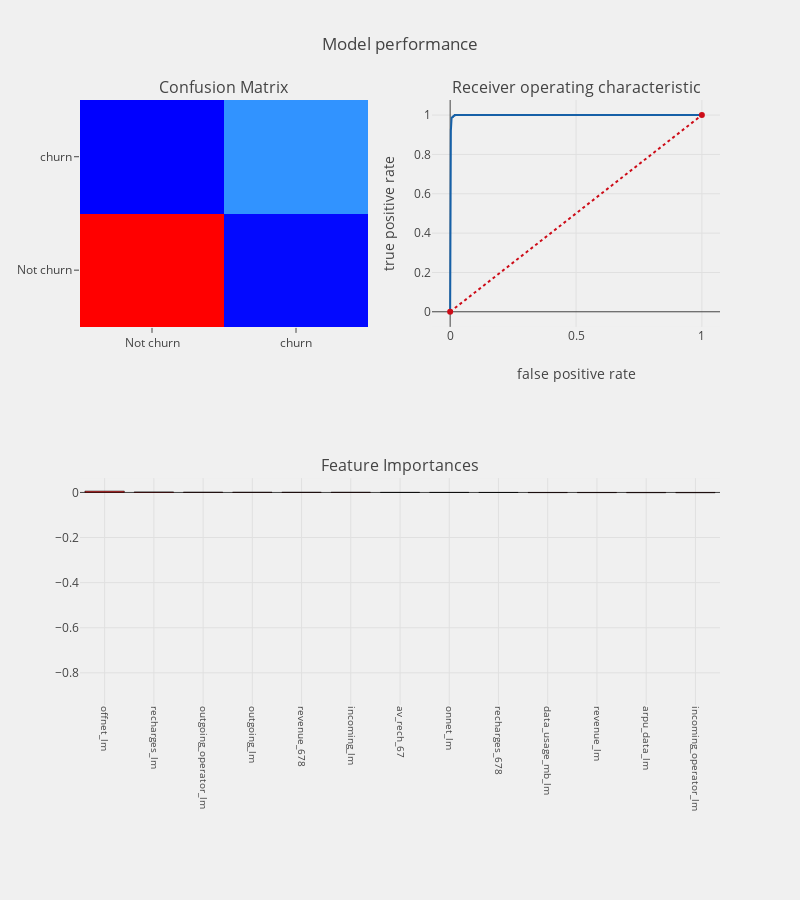

This figure's notebook cell:
### Code cell
from sklearn.feature_selection import RFE

logit = LogisticRegression()

rfe = RFE(logreg)
rfe = rfe.fit(X,y)

# get supported feature columns.
X1 = X.iloc[:, rfe.support_]
features = list( X1.columns) 

#separating train and test data
train_rf_X = X[features]
train_rf_Y = y
test_rf_X  = test[features]
test_rf_Y  = test['churn']

logit_rfe = LogisticRegression(C=1.0, class_weight=None, dual=False, fit_intercept=True,
          intercept_scaling=1, max_iter=100, multi_class='ovr', n_jobs=1,
          penalty='l2', random_state=None, solver='liblinear', tol=0.0001,
          verbose=0, warm_start=False)
#applying model
telecom_churn_prediction(logit,X_train,X_test,y_train,y_test,
                         features,"coefficients")

### Figure 1 — Plotly figure (JSON) as saved in the notebook; plotly's stock layout.template omitted (floating-point values rounded to 4 significant figures)
{"data": [{"colorscale": "Picnic", "name": "matrix", "showscale": false, "type": "heatmap", "uid": "1b2c3aef-b5a6-4f79-813e-5eb6279db013", "x": ["Not churn", "churn"], "xaxis": "x", "y": ["Not churn", "churn"], "yaxis": "y", "z": [[8126, 57], [10, 791]]}, {"line": {"color": "rgb(22, 96, 167)", "width": 2}, "name": "Roc : 0.9902749724887152", "type": "scatter", "uid": "6ef4ff9a-1d68-4a54-8224-06eb291fe32a", "x": [0, 0, 0, 0.0001222, 0.0001222, 0.0002444, 0.0002444, 0.0003666, 0.0003666, 0.0004888, 0.0004888, 0.000611, 0.000611, 0.0007332, 0.0007332, 0.0008554, 0.0008554, 0.0009776, 0.0009776, 0.0011, 0.0011, 0.001222, 0.001222, 0.001344, 0.001344, 0.001466, 0.001466, 0.001589, 0.001589, 0.001711, 0.001711, 0.001833, 0.001833, 0.001955, 0.001955, 0.002077, 0.002077, 0.0022, 0.0022, 0.002322, 0.002322, 0.002444, 0.002444, 0.002566, 0.002566, 0.002689, 0.002689, 0.002811, 0.002811, 0.003055, 0.003055, 0.003177, 0.003177, 0.0033, 0.0033, 0.003422, 0.003422, 0.003788, 0.003788, 0.003911, 0.003911, 0.004033, 0.004033, 0.004644, 0.004644, 0.00501, 0.00501, 0.005133, 0.005133, 0.005377, 0.005377, 0.005499, 0.005499, 0.005621, 0.005621, 0.005744, 0.005744, 0.006843, 0.006843, 0.00721, 0.00721, 0.009043, 0.009043, 0.01124, 0.01124, 0.01185, 0.01185, 0.0121, 0.0121, 0.0132, 0.0132, 0.01528, 0.01528, 0.01601, 0.01601, 0.01809, 0.01809, 0.01833, 0.01833, 0.4107, 1], "xaxis": "x2", "y": [0, 0.001248, 0.1623, 0.1623, 0.1723, 0.1723, 0.372, 0.372, 0.3783, 0.3783, 0.5218, 0.5218, 0.5543, 0.5543, 0.6055, 0.6055, 0.6167, 0.6167, 0.628, 0.628, 0.6729, 0.6729, 0.6792, 0.6792, 0.7191, 0.7191, 0.7341, 0.7341, 0.7453, 0.7453, 0.7503, 0.7503, 0.7603, 0.7603, 0.7978, 0.7978, 0.834, 0.834, 0.8939, 0.8939, 0.9026, 0.9026, 0.9076, 0.9076, 0.9101, 0.9101, 0.9126, 0.9126, 0.9251, 0.9251, 0.9338, 0.9338, 0.9463, 0.9463, 0.9488, 0.9488, 0.9551, 0.9551, 0.9588, 0.9588, 0.965, 0.965, 0.9675, 0.9675, 0.9713, 0.9713, 0.9725, 0.9725, 0.975, 0.975, 0.9763, 0.9763, 0.9775, 0.9775, 0.985, 0.985, 0.9863, 0.9863, 0.9875, 0.9875, 0.9888, 0.9888, 0.99, 0.99, 0.9913, 0.9913, 0.9925, 0.9925, 0.9938, 0.9938, 0.995, 0.995, 0.9963, 0.9963, 0.9975, 0.9975, 0.9988, 0.9988, 1, 1, 1], "yaxis": "y2"}, {"line": {"color": "rgb(205, 12, 24)", "dash": "dot", "width": 2}, "type": "scatter", "uid": "ac1b0999-0a48-4980-aed0-6388f9ef3ab8", "x": [0, 1], "xaxis": "x2", "y": [0, 1], "yaxis": "y2"}, {"marker": {"color": [0.01319, 0.01099, 0.01018, 0.005839, 0.002275, 0.001291, 0.001073, 0.0009043, 0.0007768, 0.0001635, 6.333e-05, 5.42e-05, -7.194e-05, -0.0002016, -0.0004344, -0.0007961, -0.0008463, -0.001228, -0.001389, -0.005098, -0.1876, -0.1891, -0.4265, -0.7089, -0.7202, -0.8923], "colorscale": "Picnic", "line": {"color": "black", "width": 0.6}}, "name": "coefficients", "type": "bar", "uid": "6ad18433-0add-4156-bc6d-989f2c8c671f", "x": [null, null, null, "offnet_lm", "recharges_lm", "outgoing_operator_lm", "outgoing_lm", "revenue_678", "incoming_lm", "av_rech_67", null, "onnet_lm", null, "recharges_678", null, "data_usage_mb_lm", "revenue_lm", "arpu_data_lm", "incoming_operator_lm", null, null, null, null, null, null, null], "xaxis": "x3", "y": [0.01319, 0.01099, 0.01018, 0.005839, 0.002275, 0.001291, 0.001073, 0.0009043, 0.0007768, 0.0001635, 6.333e-05, 5.42e-05, -7.194e-05, -0.0002016, -0.0004344, -0.0007961, -0.0008463, -0.001228, -0.001389, -0.005098, -0.1876, -0.1891, -0.4265, -0.7089, -0.7202, -0.8923], "yaxis": "y3"}], "layout": {"annotations": [{"font": {"size": 16}, "showarrow": false, "text": "Confusion Matrix", "x": 0.225, "xanchor": "center", "xref": "paper", "y": 1, "yanchor": "bottom", "yref": "paper"}, {"font": {"size": 16}, "showarrow": false, "text": "Receiver operating characteristic", "x": 0.775, "xanchor": "center", "xref": "paper", "y": 1, "yanchor": "bottom", "yref": "paper"}, {"font": {"size": 16}, "showarrow": false, "text": "Feature Importances", "x": 0.5, "xanchor": "center", "xref": "paper", "y": 0.375, "yanchor": "bottom", "yref": "paper"}], "autosize": false, "height": 900, "margin": {"b": 195}, "paper_bgcolor": "rgba(240,240,240, 0.95)", "plot_bgcolor": "rgba(240,240,240, 0.95)", "showlegend": false, "title": {"text": "Model performance"}, "width": 800, "xaxis": {"anchor": "y", "domain": [0, 0.45]}, "xaxis2": {"anchor": "y2", "domain": [0.55, 1], "title": {"text": "false positive rate"}}, "xaxis3": {"anchor": "y3", "domain": [0, 1], "showgrid": true, "tickangle": 90, "tickfont": {"size": 10}}, "yaxis": {"anchor": "x", "domain": [0.625, 1]}, "yaxis2": {"anchor": "x2", "domain": [0.625, 1], "title": {"text": "true positive rate"}}, "yaxis3": {"anchor": "x3", "domain": [0, 0.375]}}}
